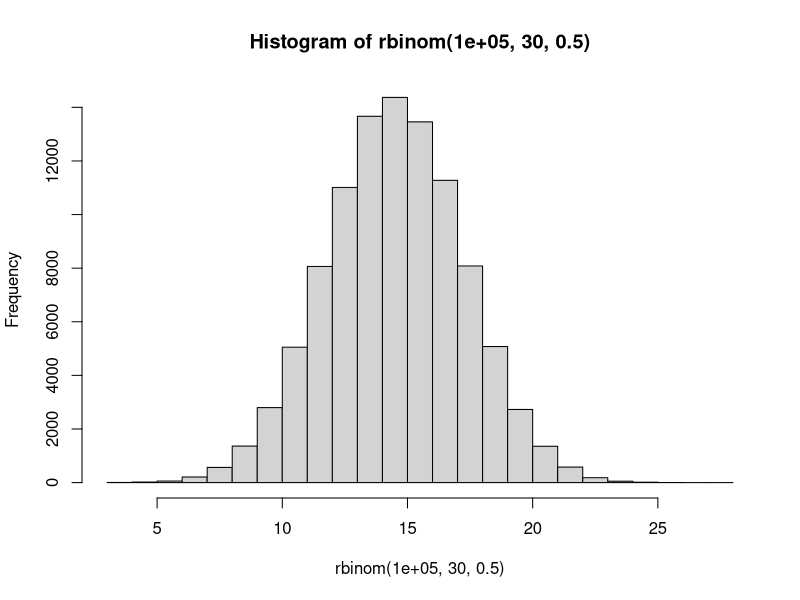
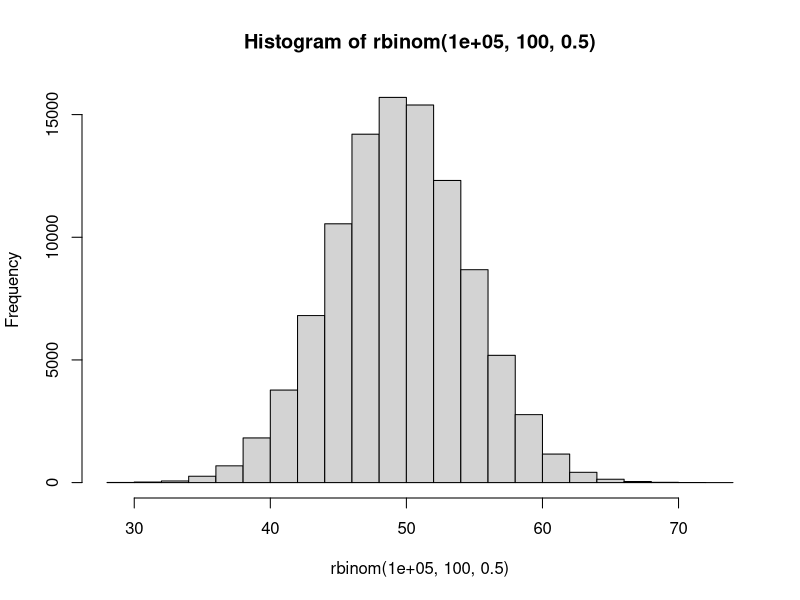
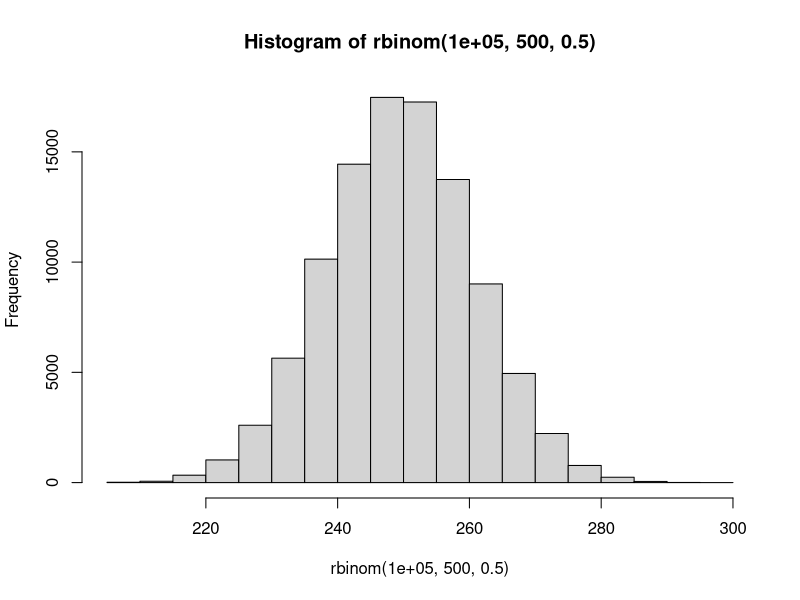
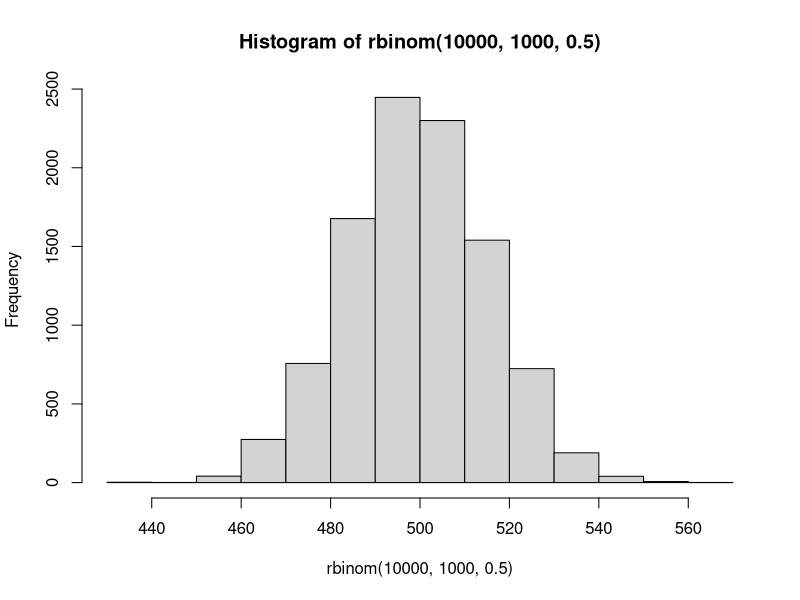
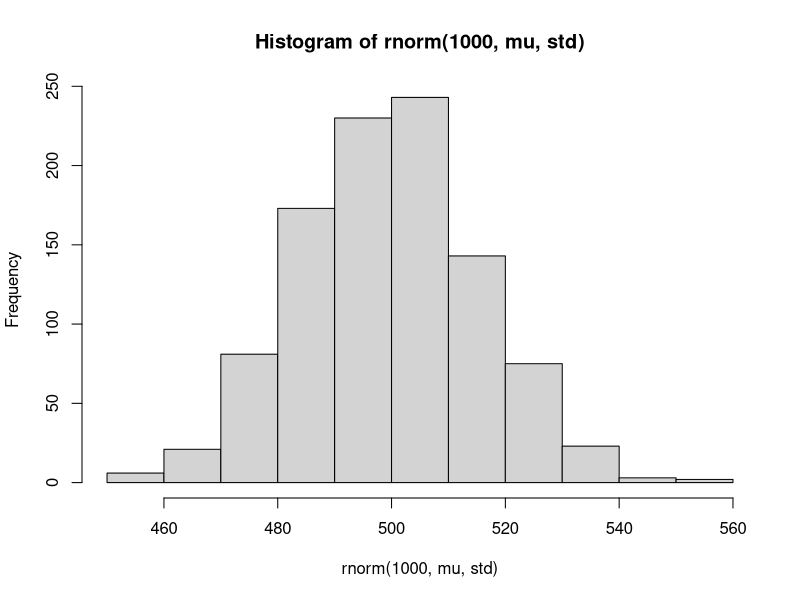
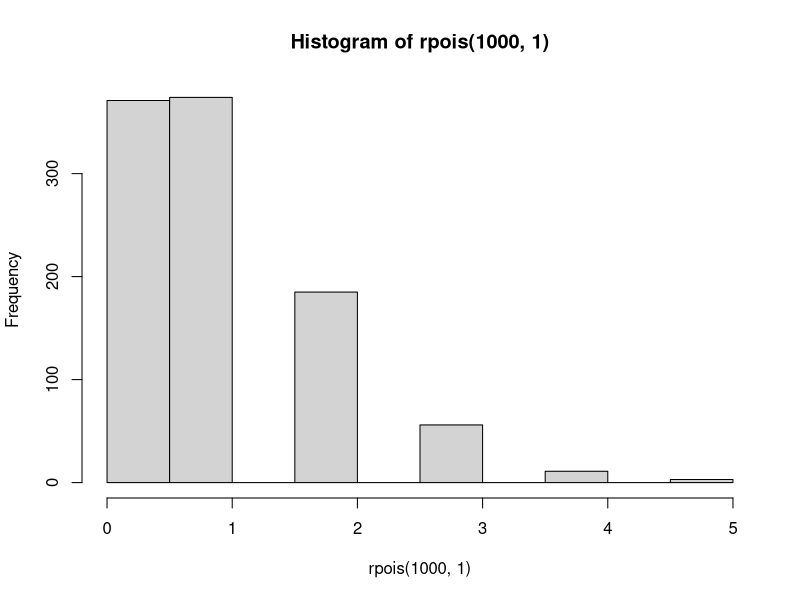

Recreate these plots in R, in order.
## ---- chunk 1
knitr::opts_chunk$set(echo = TRUE)
## ---- chunk 2
set.seed(111)
rbinom(1, 1, 0.5)
## ---- chunk 3
set.seed(123)
rbinom(10, 1, 0.5)
## ---- chunk 4
set.seed(123)
rbinom(10, 10, 0.5)
## ---- chunk 5
results = rbinom(100000, 5, 0.5)
mean(results == 2)
## ---- chunk 6
dbinom(2, 5, 0.5)
## ---- chunk 7
outcomes = rbinom(10000, 20, 0.5)
mean(outcomes<=4)
## ---- chunk 8
pbinom(5, 20, 0.5)
## ---- chunk 9
1 - pbinom(3, 20, 0.5)
## ---- chunk 10
hist(rbinom(100000, 30, 0.5))
## ---- chunk 11
hist(rbinom(100000, 100, 0.5))
## ---- chunk 12
hist(rbinom(100000, 500, 0.5))
## ---- chunk 13
#rnorm(10000, 1000, 0.5)
mu = 1000 * 0.5
sigma_2 = 1000 * 0.5 * 0.5
std = sqrt(sigma_2)
hist(rbinom(10000, 1000, 0.5))
## ---- chunk 14
hist(rnorm(1000, mu, std))
## ---- chunk 15
data = rbinom(100000, 1000, 1/1000)
## ---- chunk 16
hist(rpois(1000, 1))
